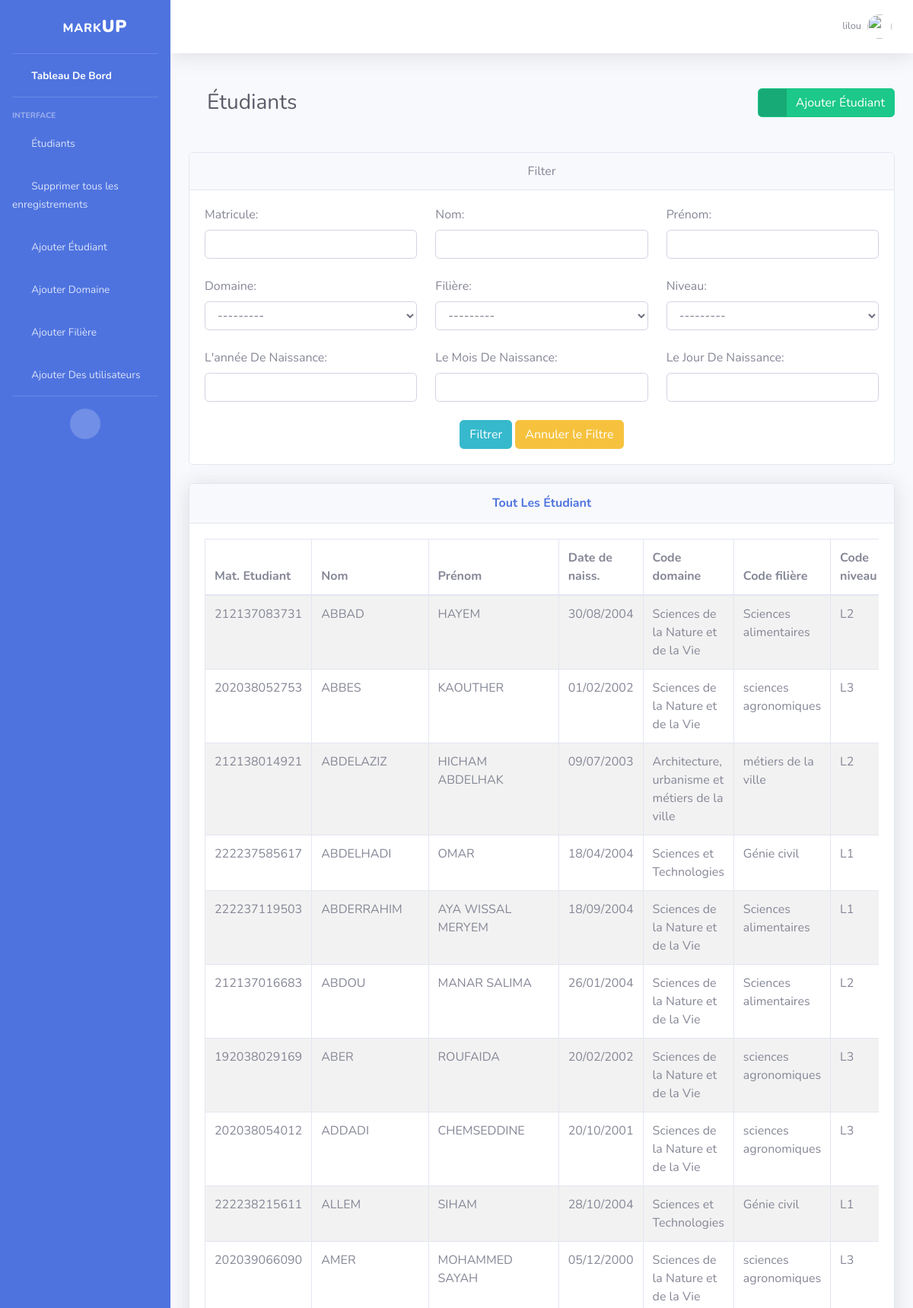
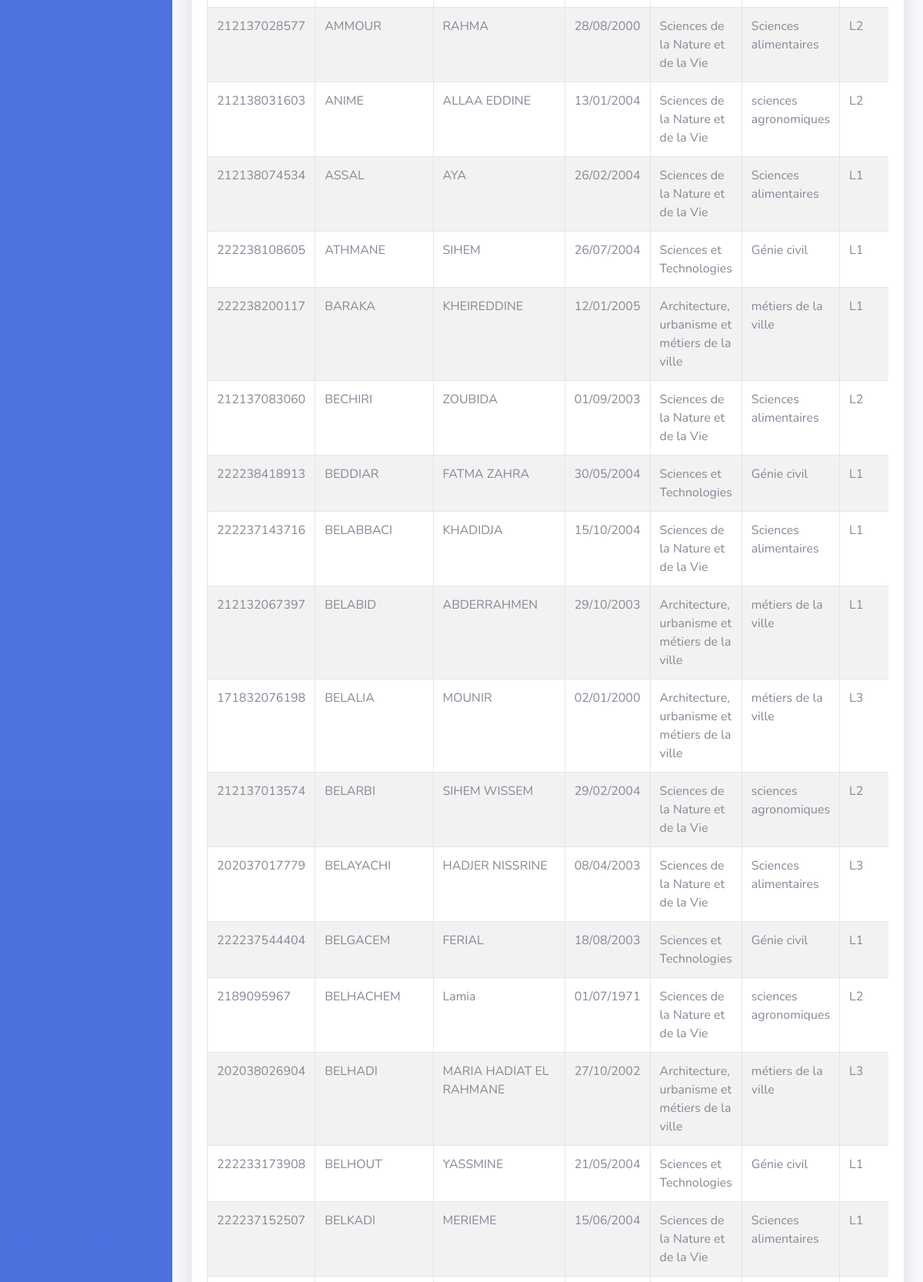
The app's page /etudiants/ (signed in, upper part) with its own data (2 pictures, top to bottom).
### base/models.py (models this page shows, shortened)
class Etudiant(models.Model):
    mat = models.CharField(max_length=200, primary_key=True)
    nom = models.CharField(max_length=100)
    prenom = models.CharField(max_length=100)
    date_de_naissance = models.DateField()
    domaine = models.ForeignKey(Domaine, on_delete=models.PROTECT, blank=True)
    filiere = models.ForeignKey(Filiere, on_delete=models.PROTECT, blank=True)
    niveau = models.CharField(max_length=20, choices=niveaux, blank=True)

class Domaine(models.Model):
    code = models.CharField(max_length=100,primary_key=True)
    nom = models.CharField(max_length=200)
    def __str__(self):
        return self.nom

class Filiere(models.Model):
    code = models.CharField(max_length=100,primary_key=True)
    nom =  models.CharField(max_length=200)
    specialite = models.CharField(max_length=200)
    def __str__(self):
        return self.nom

### base/views.py (the view)
# urls.py: path('etudiants/', views.student, name='student'),
@login_required(login_url='/login/')
def student(request):
    table_header = ['Mat. Etudiant',
                    'Nom',
                    'Prénom',
                    'Date de naiss.',
                    'Code domaine',
                    'Code filière',
                    'Code niveau']
    students = EtudiantFilter(request.GET, queryset=Etudiant.objects.all())
    context = {
        'students':students,
        'header':table_header,
        'admin': request.user.groups.filter(name='admins').exists(),
        'stuff':request.user.groups.filter(name='stuff').exists(),
    }
    return render(request, 'base/student.html',context)

### base/templates/base/student.html (shortened to what this page needs)
{% extends 'index.html' %}
{% load widget_tweaks %}
{% block heading %}
<div class="d-sm-flex align-items-center justify-content-between mb-4">
  <h1 class="h3 mb-6 text-gray-800 m-4">Étudiants</h1>
  {% if admin %}
  <a href="{% url 'base:add_student' %}" class="btn btn-success btn-icon-split">
    <span class="icon text-white-50">
      <i class="fas fa-user-plus"></i>
    </span>
    <span class="text">Ajouter Étudiant</span>
  </a>
  {% endif %}
</div>
{% endblock %} {% block content %}
<div class="card mb-4">
  <center>
    <div class="card-header">Filter</div>
  </center>
  <div class="card-body">
    <form action="#the_list" method="get">
      <div class="row">
        <div class="col">
          <label for="">Matricule:</label>
          {% render_field students.form.mat class+="form-control" %}
        </div>
        <div class="col">
          <label for="">Nom:</label>
          {% render_field students.form.nom class+="form-control" %}
        </div>
        <div class="col">
          <label for="">Prénom:</label>
          {% render_field students.form.prenom class+="form-control" %}
        </div>
      </div>
      <br />
      <div class="row">
        <div class="col">
          <label for="">Domaine:</label>
          {% render_field students.form.domaine class+="form-control" %}
        </div>
        <div class="col">
          <label for="">Filière:</label>
          {% render_field students.form.filiere class+="form-control" %}
        </div>
        <div class="col">
          <label for="">Niveau:</label>
          {% render_field students.form.niveau class+="form-control" %}
        </div>
      </div>
      <br />
      <div class="row">
        <div class="col">
          <label for="">L'année De Naissance:</label>
          {% render_field students.form.year class+="form-control" %}
        </div>
        <div class="col">
          <label for="">Le Mois De Naissance:</label>
          {% render_field students.form.month class+="form-control" %}
        </div>
        <div class="col">
          <label for="">Le Jour De Naissance:</label>
          {% render_field students.form.day class+="form-control" %}
        </div>
      </div>
      <br />
      <center>
        <input type="submit" value="Filtrer" class="btn btn-info" />
        <a href="{% url 'base:student' %}" class="btn btn-warning"
          >Annuler le Filtre</a
        >
      </center>
    </form>
  </div>
</div>
<div class="card shadow mb-4" id="the_list">
  <div class="card-header py-3">
    <center>
      <h6 class="m-0 font-weight-bold text-primary">Tout Les Étudiant</h6>
    </center>
  </div>
  <div class="card-body">
    <div class="table-responsive">
      {% if not students.qs %}
      <center>
        <h1>Aucun étudiant</h1>
      </center>
      {% else %}
      <table
        class="table table-bordered table-striped"
        id="dataTable"
        width="100%"
        cellspacing="0"
      >
        <thead>
          <tr>
            {% for head in header %}
            <th>{{head}}</th>
            {% endfor %}
          </tr>
        </thead>
        <tbody>
          {% for student in students.qs %}
          <tr>
            <td>{{student.mat}}</td>
            <td>{{student.nom}}</td>
            <td>{{student.prenom}}</td>
            <td>{{student.date_de_naissance|date:'d/m/Y'}}</td>
            <td>{{student.domaine}}</td>
            <td>{{student.filiere}}</td>
            <td>{{student.niveau}}</td>
          </tr>
          {% endfor %}
        </tbody>
      </table>
      {% endif %}
    </div>
  </div>
</div>
{% endblock %}

### templates/topbar.html (shortened to what this page needs)
{% load static %}
<nav
  class="navbar navbar-expand navbar-light bg-white topbar mb-4 static-top shadow"
>
  <ul class="navbar-nav ml-auto">
    <li class="nav-item dropdown no-arrow">
      <a
        class="nav-link dropdown-toggle"
        href="#"
        id="userDropdown"
        role="button"
        data-toggle="dropdown"
        aria-haspopup="true"
        aria-expanded="false"
      >
        <span class="mr-2 d-none d-lg-inline text-gray-600 small"
          >{{request.user}}</span
        >
        <img
          class="img-profile rounded-circle"
          src="{% static 'img/undraw_profile.svg' %}"
        />
      </a>
    </li>
  </ul>
</nav>

### records on screen
Etudiant: mat "212137083731", nom "ABBAD", prenom "HAYEM", date_de_naissance "30/08/2004", domaine "Sciences de la Nature et de la Vie", filiere "Sciences alimentaires", niveau "L2"
Etudiant: mat "202038052753", nom "ABBES", prenom "KAOUTHER", date_de_naissance "01/02/2002", domaine "Sciences de la Nature et de la Vie", filiere "sciences agronomiques", niveau "L3"
Etudiant: mat "212138014921", nom "ABDELAZIZ", prenom "HICHAM ABDELHAK", date_de_naissance "09/07/2003", domaine "Architecture, urbanisme et métiers de la ville", filiere "métiers de la ville", niveau "L2"
Etudiant: mat "222237585617", nom "ABDELHADI", prenom "OMAR", date_de_naissance "18/04/2004", domaine "Sciences et Technologies", filiere "Génie civil", niveau "L1"
Etudiant: mat "222237119503", nom "ABDERRAHIM", prenom "AYA WISSAL MERYEM", date_de_naissance "18/09/2004", domaine "Sciences de la Nature et de la Vie", filiere "Sciences alimentaires", niveau "L1"
Etudiant: mat "212137016683", nom "ABDOU", prenom "MANAR SALIMA", date_de_naissance "26/01/2004", domaine "Sciences de la Nature et de la Vie", filiere "Sciences alimentaires", niveau "L2"
Etudiant: mat "192038029169", nom "ABER", prenom "ROUFAIDA", date_de_naissance "20/02/2002", domaine "Sciences de la Nature et de la Vie", filiere "sciences agronomiques", niveau "L3"
Etudiant: mat "202038054012", nom "ADDADI", prenom "CHEMSEDDINE", date_de_naissance "20/10/2001", domaine "Sciences de la Nature et de la Vie", filiere "sciences agronomiques", niveau "L3"
Etudiant: mat "222238215611", nom "ALLEM", prenom "SIHAM", date_de_naissance "28/10/2004", domaine "Sciences et Technologies", filiere "Génie civil", niveau "L1"
Etudiant: mat "202039066090", nom "AMER", prenom "MOHAMMED SAYAH", date_de_naissance "05/12/2000", domaine "Sciences de la Nature et de la Vie", filiere "sciences agronomiques", niveau "L3"
Etudiant: mat "212137028577", nom "AMMOUR", prenom "RAHMA", date_de_naissance "28/08/2000", domaine "Sciences de la Nature et de la Vie", filiere "Sciences alimentaires", niveau "L2"
Etudiant: mat "212138031603", nom "ANIME", prenom "ALLAA EDDINE", date_de_naissance "13/01/2004", domaine "Sciences de la Nature et de la Vie", filiere "sciences agronomiques", niveau "L2"
Etudiant: mat "212138074534", nom "ASSAL", prenom "AYA", date_de_naissance "26/02/2004", domaine "Sciences de la Nature et de la Vie", filiere "Sciences alimentaires", niveau "L1"
Etudiant: mat "222238108605", nom "ATHMANE", prenom "SIHEM", date_de_naissance "26/07/2004", domaine "Sciences et Technologies", filiere "Génie civil", niveau "L1"
Etudiant: mat "222238200117", nom "BARAKA", prenom "KHEIREDDINE", date_de_naissance "12/01/2005", domaine "Architecture, urbanisme et métiers de la ville", filiere "métiers de la ville", niveau "L1"
Etudiant: mat "212137083060", nom "BECHIRI", prenom "ZOUBIDA", date_de_naissance "01/09/2003", domaine "Sciences de la Nature et de la Vie", filiere "Sciences alimentaires", niveau "L2"
Etudiant: mat "222238418913", nom "BEDDIAR", prenom "FATMA ZAHRA", date_de_naissance "30/05/2004", domaine "Sciences et Technologies", filiere "Génie civil", niveau "L1"
Etudiant: mat "222237143716", nom "BELABBACI", prenom "KHADIDJA", date_de_naissance "15/10/2004", domaine "Sciences de la Nature et de la Vie", filiere "Sciences alimentaires", niveau "L1"
Etudiant: mat "212132067397", nom "BELABID", prenom "ABDERRAHMEN", date_de_naissance "29/10/2003", domaine "Architecture, urbanisme et métiers de la ville", filiere "métiers de la ville", niveau "L1"
Etudiant: mat "171832076198", nom "BELALIA", prenom "MOUNIR", date_de_naissance "02/01/2000", domaine "Architecture, urbanisme et métiers de la ville", filiere "métiers de la ville", niveau "L3"
Etudiant: mat "212137013574", nom "BELARBI", prenom "SIHEM WISSEM", date_de_naissance "29/02/2004", domaine "Sciences de la Nature et de la Vie", filiere "sciences agronomiques", niveau "L2"
Etudiant: mat "202037017779", nom "BELAYACHI", prenom "HADJER NISSRINE", date_de_naissance "08/04/2003", domaine "Sciences de la Nature et de la Vie", filiere "Sciences alimentaires", niveau "L3"
Etudiant: mat "222237544404", nom "BELGACEM", prenom "FERIAL", date_de_naissance "18/08/2003", domaine "Sciences et Technologies", filiere "Génie civil", niveau "L1"
Etudiant: mat "2189095967", nom "BELHACHEM", prenom "Lamia", date_de_naissance "01/07/1971", domaine "Sciences de la Nature et de la Vie", filiere "sciences agronomiques", niveau "L2"
Etudiant: mat "202038026904", nom "BELHADI", prenom "MARIA HADIAT EL RAHMANE", date_de_naissance "27/10/2002", domaine "Architecture, urbanisme et métiers de la ville", filiere "métiers de la ville", niveau "L3"
Etudiant: mat "222233173908", nom "BELHOUT", prenom "YASSMINE", date_de_naissance "21/05/2004", domaine "Sciences et Technologies", filiere "Génie civil", niveau "L1"
Etudiant: mat "222237152507", nom "BELKADI", prenom "MERIEME", date_de_naissance "15/06/2004", domaine "Sciences de la Nature et de la Vie", filiere "Sciences alimentaires", niveau "L1"

### other values on screen
{{ request.user }} "lilou"
{{ head }} "Mat. Etudiant" "Nom" "Prénom" "Date de naiss." "Code domaine" "Code filière" "Code niveau"
